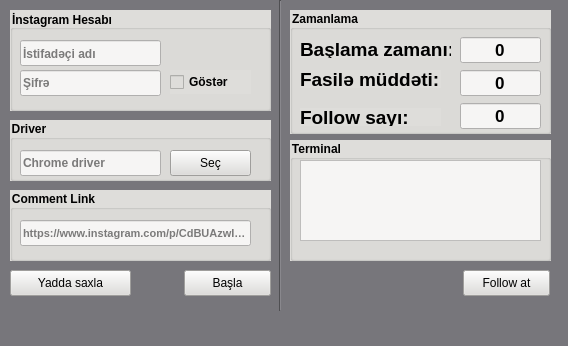
<?xml version="1.0" encoding="UTF-8"?>
<ui version="4.0">
 <class>home</class>
 <widget class="QMainWindow" name="home">
  <property name="geometry">
   <rect>
    <x>0</x>
    <y>0</y>
    <width>568</width>
    <height>346</height>
   </rect>
  </property>
  <property name="windowTitle">
   <string>MainWindow</string>
  </property>
  <property name="styleSheet">
   <string notr="true">background-color: rgb(119, 118, 123);</string>
  </property>
  <widget class="QWidget" name="home_page">
   <widget class="Line" name="splitter">
    <property name="geometry">
     <rect>
      <x>270</x>
      <y>0</y>
      <width>20</width>
      <height>311</height>
     </rect>
    </property>
    <property name="orientation">
     <enum>Qt::Vertical</enum>
    </property>
   </widget>
   <widget class="QGroupBox" name="groupBox">
    <property name="geometry">
     <rect>
      <x>10</x>
      <y>10</y>
      <width>261</width>
      <height>101</height>
     </rect>
    </property>
    <property name="font">
     <font>
      <bold>true</bold>
     </font>
    </property>
    <property name="styleSheet">
     <string notr="true">background-color: rgb(222, 221, 218);</string>
    </property>
    <property name="title">
     <string>İnstagram Hesabı</string>
    </property>
    <widget class="QLineEdit" name="login">
     <property name="geometry">
      <rect>
       <x>10</x>
       <y>30</y>
       <width>141</width>
       <height>26</height>
      </rect>
     </property>
     <property name="font">
      <font>
       <bold>true</bold>
      </font>
     </property>
     <property name="styleSheet">
      <string notr="true">background-color: rgb(246, 245, 244);</string>
     </property>
     <property name="placeholderText">
      <string>İstifadəçi adı</string>
     </property>
    </widget>
    <widget class="QLineEdit" name="password">
     <property name="geometry">
      <rect>
       <x>10</x>
       <y>60</y>
       <width>141</width>
       <height>26</height>
      </rect>
     </property>
     <property name="font">
      <font>
       <bold>true</bold>
      </font>
     </property>
     <property name="styleSheet">
      <string notr="true">background-color: rgb(246, 245, 244);</string>
     </property>
     <property name="echoMode">
      <enum>QLineEdit::Password</enum>
     </property>
     <property name="placeholderText">
      <string>Şifrə</string>
     </property>
    </widget>
    <widget class="QCheckBox" name="show_password">
     <property name="geometry">
      <rect>
       <x>160</x>
       <y>60</y>
       <width>81</width>
       <height>24</height>
      </rect>
     </property>
     <property name="font">
      <font>
       <bold>true</bold>
      </font>
     </property>
     <property name="text">
      <string>Göstər</string>
     </property>
    </widget>
   </widget>
   <widget class="QGroupBox" name="driverBox">
    <property name="geometry">
     <rect>
      <x>10</x>
      <y>120</y>
      <width>261</width>
      <height>61</height>
     </rect>
    </property>
    <property name="font">
     <font>
      <bold>true</bold>
     </font>
    </property>
    <property name="styleSheet">
     <string notr="true">background-color: rgb(222, 221, 218);</string>
    </property>
    <property name="title">
     <string>Driver</string>
    </property>
    <widget class="QPushButton" name="driver_button">
     <property name="geometry">
      <rect>
       <x>160</x>
       <y>30</y>
       <width>81</width>
       <height>26</height>
      </rect>
     </property>
     <property name="text">
      <string>Seç</string>
     </property>
    </widget>
    <widget class="QLineEdit" name="driver">
     <property name="geometry">
      <rect>
       <x>10</x>
       <y>30</y>
       <width>141</width>
       <height>26</height>
      </rect>
     </property>
     <property name="font">
      <font>
       <bold>true</bold>
      </font>
     </property>
     <property name="styleSheet">
      <string notr="true">background-color: rgb(246, 245, 244);</string>
     </property>
     <property name="readOnly">
      <bool>true</bool>
     </property>
     <property name="placeholderText">
      <string>Chrome driver</string>
     </property>
    </widget>
   </widget>
   <widget class="QGroupBox" name="commentBox">
    <property name="geometry">
     <rect>
      <x>10</x>
      <y>190</y>
      <width>261</width>
      <height>71</height>
     </rect>
    </property>
    <property name="font">
     <font>
      <bold>true</bold>
     </font>
    </property>
    <property name="styleSheet">
     <string notr="true">background-color: rgb(222, 221, 218);</string>
    </property>
    <property name="title">
     <string>Comment Link</string>
    </property>
    <widget class="QLineEdit" name="comment_link">
     <property name="geometry">
      <rect>
       <x>10</x>
       <y>30</y>
       <width>231</width>
       <height>26</height>
      </rect>
     </property>
     <property name="font">
      <font>
       <pointsize>8</pointsize>
       <bold>true</bold>
      </font>
     </property>
     <property name="styleSheet">
      <string notr="true">background-color: rgb(246, 245, 244);
</string>
     </property>
     <property name="placeholderText">
      <string>https://www.instagram.com/p/CdBUAzwIeLp/</string>
     </property>
    </widget>
   </widget>
   <widget class="QPushButton" name="start_button">
    <property name="geometry">
     <rect>
      <x>184</x>
      <y>270</y>
      <width>87</width>
      <height>26</height>
     </rect>
    </property>
    <property name="styleSheet">
     <string notr="true">background-color: rgb(222, 221, 218);</string>
    </property>
    <property name="text">
     <string>Başla</string>
    </property>
   </widget>
   <widget class="QPushButton" name="save_button">
    <property name="geometry">
     <rect>
      <x>10</x>
      <y>270</y>
      <width>121</width>
      <height>26</height>
     </rect>
    </property>
    <property name="styleSheet">
     <string notr="true">background-color: rgb(222, 221, 218);</string>
    </property>
    <property name="text">
     <string>Yadda saxla</string>
    </property>
   </widget>
   <widget class="QGroupBox" name="terminalBox">
    <property name="geometry">
     <rect>
      <x>290</x>
      <y>140</y>
      <width>261</width>
      <height>121</height>
     </rect>
    </property>
    <property name="font">
     <font>
      <bold>true</bold>
     </font>
    </property>
    <property name="styleSheet">
     <string notr="true">background-color: rgb(222, 221, 218);</string>
    </property>
    <property name="title">
     <string>Terminal</string>
    </property>
    <widget class="QTextEdit" name="terminal">
     <property name="geometry">
      <rect>
       <x>10</x>
       <y>20</y>
       <width>241</width>
       <height>81</height>
      </rect>
     </property>
     <property name="font">
      <font>
       <pointsize>10</pointsize>
       <bold>true</bold>
      </font>
     </property>
     <property name="styleSheet">
      <string notr="true">background-color: rgb(246, 245, 244);
color: rgb(70, 149, 3);</string>
     </property>
     <property name="readOnly">
      <bool>true</bool>
     </property>
    </widget>
   </widget>
   <widget class="QGroupBox" name="groupBox_2">
    <property name="geometry">
     <rect>
      <x>290</x>
      <y>10</y>
      <width>261</width>
      <height>124</height>
     </rect>
    </property>
    <property name="font">
     <font>
      <bold>true</bold>
     </font>
    </property>
    <property name="styleSheet">
     <string notr="true">background-color: rgb(222, 221, 218);</string>
    </property>
    <property name="title">
     <string>Zamanlama</string>
    </property>
    <widget class="QLineEdit" name="start_time">
     <property name="geometry">
      <rect>
       <x>170</x>
       <y>27</y>
       <width>81</width>
       <height>26</height>
      </rect>
     </property>
     <property name="font">
      <font>
       <pointsize>13</pointsize>
       <bold>true</bold>
      </font>
     </property>
     <property name="styleSheet">
      <string notr="true">background-color: rgb(246, 245, 244);
</string>
     </property>
     <property name="text">
      <string>0</string>
     </property>
     <property name="alignment">
      <set>Qt::AlignCenter</set>
     </property>
    </widget>
    <widget class="QLineEdit" name="sleep_time">
     <property name="geometry">
      <rect>
       <x>170</x>
       <y>60</y>
       <width>81</width>
       <height>26</height>
      </rect>
     </property>
     <property name="font">
      <font>
       <pointsize>13</pointsize>
       <bold>true</bold>
      </font>
     </property>
     <property name="styleSheet">
      <string notr="true">background-color: rgb(246, 245, 244);
</string>
     </property>
     <property name="text">
      <string>0</string>
     </property>
     <property name="alignment">
      <set>Qt::AlignCenter</set>
     </property>
    </widget>
    <widget class="QLabel" name="label">
     <property name="geometry">
      <rect>
       <x>10</x>
       <y>30</y>
       <width>151</width>
       <height>18</height>
      </rect>
     </property>
     <property name="font">
      <font>
       <pointsize>14</pointsize>
       <bold>true</bold>
      </font>
     </property>
     <property name="text">
      <string>Başlama zamanı: </string>
     </property>
    </widget>
    <widget class="QLabel" name="label_1">
     <property name="geometry">
      <rect>
       <x>10</x>
       <y>60</y>
       <width>141</width>
       <height>18</height>
      </rect>
     </property>
     <property name="font">
      <font>
       <pointsize>14</pointsize>
       <bold>true</bold>
      </font>
     </property>
     <property name="text">
      <string>Fasilə müddəti: </string>
     </property>
    </widget>
    <widget class="QLineEdit" name="follow_number">
     <property name="geometry">
      <rect>
       <x>170</x>
       <y>93</y>
       <width>81</width>
       <height>26</height>
      </rect>
     </property>
     <property name="font">
      <font>
       <pointsize>13</pointsize>
       <bold>true</bold>
      </font>
     </property>
     <property name="styleSheet">
      <string notr="true">background-color: rgb(246, 245, 244);
</string>
     </property>
     <property name="text">
      <string>0</string>
     </property>
     <property name="alignment">
      <set>Qt::AlignCenter</set>
     </property>
    </widget>
    <widget class="QLabel" name="label_2">
     <property name="geometry">
      <rect>
       <x>10</x>
       <y>98</y>
       <width>141</width>
       <height>18</height>
      </rect>
     </property>
     <property name="font">
      <font>
       <pointsize>14</pointsize>
       <bold>true</bold>
      </font>
     </property>
     <property name="text">
      <string>Follow sayı:</string>
     </property>
    </widget>
   </widget>
   <widget class="QPushButton" name="start_button_2">
    <property name="geometry">
     <rect>
      <x>463</x>
      <y>270</y>
      <width>87</width>
      <height>26</height>
     </rect>
    </property>
    <property name="styleSheet">
     <string notr="true">background-color: rgb(222, 221, 218);</string>
    </property>
    <property name="text">
     <string>Follow at</string>
    </property>
   </widget>
  </widget>
  <widget class="QMenuBar" name="menubar">
   <property name="geometry">
    <rect>
     <x>0</x>
     <y>0</y>
     <width>568</width>
     <height>23</height>
    </rect>
   </property>
  </widget>
  <widget class="QStatusBar" name="statusbar"/>
 </widget>
 <resources/>
 <connections/>
</ui>
